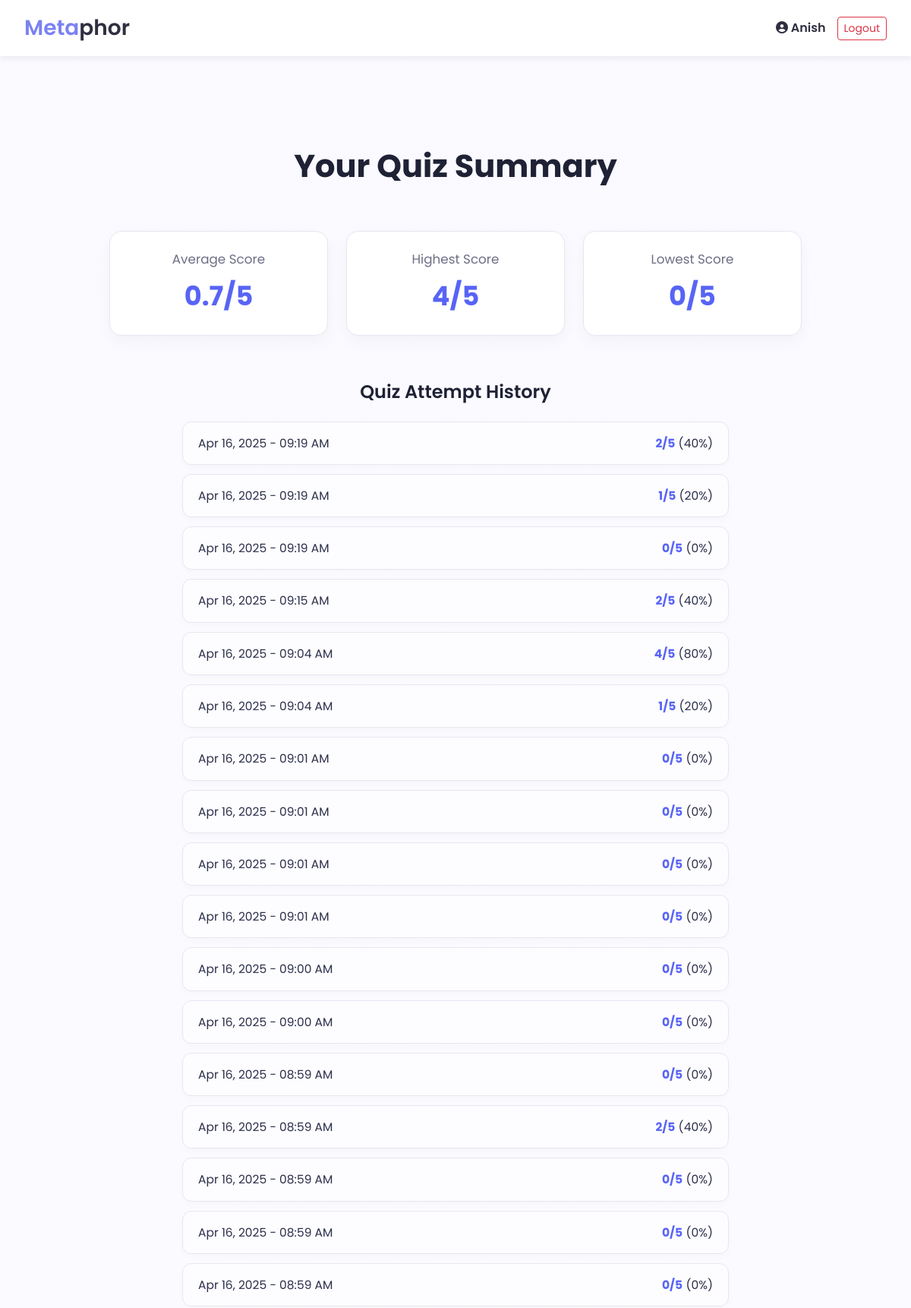
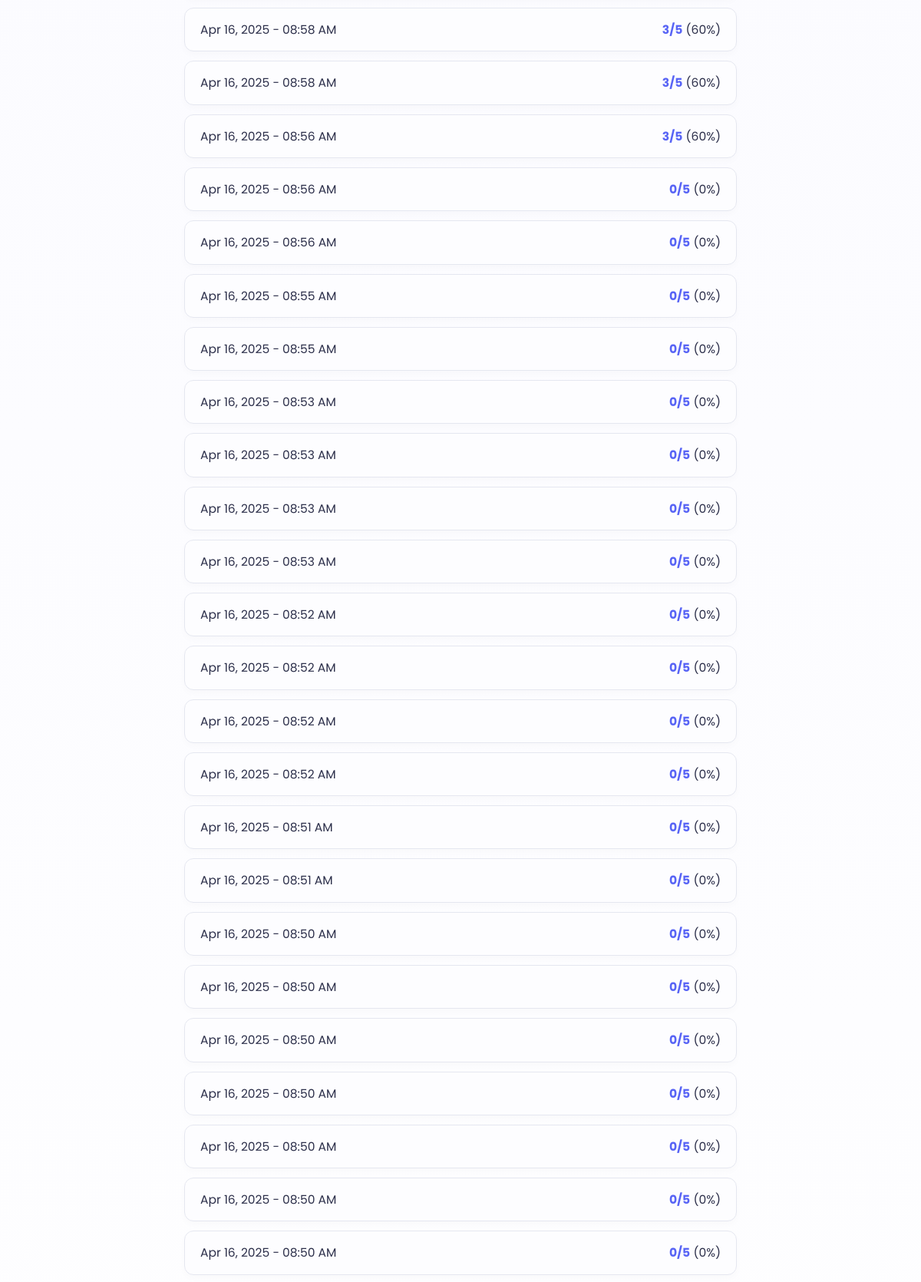
The page /my-results/ (signed in, upper part) on the database its author committed (2 pictures, top to bottom).
### quizapp/models.py (models this page shows, shortened)
class Result(models.Model):
    user = models.ForeignKey(User, on_delete=models.CASCADE)
    score = models.IntegerField()
    percentage = models.IntegerField()
    timestamp = models.DateTimeField(auto_now_add=True)

### quizapp/views.py (the view)
# urls.py: path('my-results/', views.my_results, name='my-results'),
@login_required
def my_results(request):
    results = Result.objects.filter(user=request.user).order_by('-timestamp')
    average = results.aggregate(Avg('score'))['score__avg'] or 0
    highest = results.aggregate(Max('score'))['score__max'] or 0
    lowest = results.aggregate(Min('score'))['score__min'] or 0
    return render(request, "quizapp/results_dashboard.html", {
        "results": results,
        "average": average,
        "highest": highest,
        "lowest": lowest
    })

### quizapp/templates/quizapp/results_dashboard.html (shortened to what this page needs)
{% extends "quizapp/base.html" %}
{% load tz %}
{% block content %}
<div class="results-container">
  <h2 class="results-heading">Your Quiz Summary</h2>
  <div class="stats-grid">
    <div class="stat-card">
      <div class="stat-label">Average Score</div>
      <div class="stat-value">{{ average|floatformat:1 }}/5</div>
    </div>
    <div class="stat-card">
      <div class="stat-label">Highest Score</div>
      <div class="stat-value">{{ highest }}/5</div>
    </div>
    <div class="stat-card">
      <div class="stat-label">Lowest Score</div>
      <div class="stat-value">{{ lowest }}/5</div>
    </div>
  </div>
  <div class="attempts-section">
    <h3 class="attempts-heading">Quiz Attempt History</h3>
    {% if results %}
      <ul class="attempt-list">
        {% for result in results %}
          <li class="attempt-item">
            <span>{{ result.timestamp|timezone:"America/Toronto"|date:"M d, Y - h:i A" }}</span>
            <span><strong>{{ result.score }}/5</strong> ({{ result.percentage }}%)</span>
          </li>
        {% endfor %}
      </ul>
    {% else %}
      <p class="no-data">No attempts recorded yet. Try taking a quiz to see your progress!</p>
    {% endif %}
  </div>
</div>
{% endblock %}

### quizapp/templates/quizapp/base.html (shortened to what this page needs)
<!DOCTYPE html>
<html lang="en">
<head>
  <link href="https://cdn.jsdelivr.net/npm/bootstrap@5.3.0/dist/css/bootstrap.min.css" rel="stylesheet">
  <link rel="stylesheet" href="https://cdnjs.cloudflare.com/ajax/libs/font-awesome/6.5.0/css/all.min.css">
</head>
<body>
  <header>
    <div class="logo" style="font-size: 28px; font-weight: 600;">
  <span style="color:#7a82f2;">Meta</span><span style="color:#2f2f41;">phor</span>
</div>
{% if user.is_authenticated %}
  <div class="user-actions">
    <span><i class="fas fa-user-circle"> </i> {{ user.username }}</span>
    <a href="{% url 'logout' %}" class="btn btn-sm btn-outline-danger">Logout</a>
  </div>
{% endif %}
  </header>
  <div class="content-wrapper">
    {% block content %}
    {% endblock %}
  </div>
</body>
</html>

### quizapp/templates/quizapp/base.html (style rules this page uses)
body { font-family: 'Poppins', sans-serif; background: linear-gradient(to bottom, #f9f9ff, #ffffff); margin: 0; padding: 0; }
header { background-color: white; padding: 1rem 2rem; display: flex; align-items: center; justify-content: space-between; box-shadow: 0 4px 6px rgba(0, 0, 0, 0.05); }
.logo { font-size: 1.5rem; font-weight: bold; color: #2f2f41; line spacing:3px; }
.user-actions { display: flex; align-items: center; gap: 15px; }
.user-actions span { font-weight: 600; color: #2f2f41; }
.content-wrapper { max-width: 1000px; margin: 0 auto; padding: 40px 20px; text-align: center; }
h1, h2, h4 { color: #2f2f41; font-weight: 600; }

### quizapp/templates/quizapp/results_dashboard.html (style rules this page uses)
.results-container { max-width: 960px; margin: 0 auto; padding: 80px 24px; font-family: 'Poppins', sans-serif; color: #2c2f4a; }
.results-heading { font-size: 2.6rem; font-weight: 700; text-align: center; margin-bottom: 60px; color: #1f2235; }
.stats-grid { display: flex; justify-content: space-between; gap: 24px; margin-bottom: 50px; flex-wrap: wrap; }
.stat-card { flex: 1; min-width: 240px; background: #ffffff; border: 1px solid #e5e7f0; border-radius: 16px; padding: 24px 28px; text-align: center; box-shadow: 0 8px 20px rgba(0, 0, 0, 0.035); transition: 0.3s ease; }
.stat-label { font-size: 1.05rem; color: #6c6f85; margin-bottom: 10px; }
.stat-value { font-size: 2.2rem; font-weight: 700; color: #5864f5; }
.attempts-section { margin-top: 60px; }
.attempts-heading { font-size: 1.5rem; font-weight: 600; margin-bottom: 24px; color: #1f2235; text-align: center; }
.attempt-list { list-style: none; padding: 0; max-width: 720px; margin: 0 auto; }
.attempt-item { display: flex; justify-content: space-between; background: #fdfdff; border: 1px solid #e5e7f0; padding: 16px 20px; margin-bottom: 12px; border-radius: 12px; font-size: 0.97rem; box-shadow: 0 4px 10px rgba(0, 0, 0, 0.02); }
.attempt-item strong { color: #5864f5; }

### rows shown on the page
Result: timestamp "Apr 16, 2025 - 09:19 AM", score "2", percentage "40"
Result: timestamp "Apr 16, 2025 - 09:19 AM", score "1", percentage "20"
Result: timestamp "Apr 16, 2025 - 09:19 AM", score "0", percentage "0"
Result: timestamp "Apr 16, 2025 - 09:15 AM", score "2", percentage "40"
Result: timestamp "Apr 16, 2025 - 09:04 AM", score "4", percentage "80"
Result: timestamp "Apr 16, 2025 - 09:04 AM", score "1", percentage "20"
Result: timestamp "Apr 16, 2025 - 09:01 AM", score "0", percentage "0"
Result: timestamp "Apr 16, 2025 - 09:01 AM", score "0", percentage "0"
Result: timestamp "Apr 16, 2025 - 09:01 AM", score "0", percentage "0"
Result: timestamp "Apr 16, 2025 - 09:01 AM", score "0", percentage "0"
Result: timestamp "Apr 16, 2025 - 09:00 AM", score "0", percentage "0"
Result: timestamp "Apr 16, 2025 - 09:00 AM", score "0", percentage "0"
Result: timestamp "Apr 16, 2025 - 08:59 AM", score "0", percentage "0"
Result: timestamp "Apr 16, 2025 - 08:59 AM", score "2", percentage "40"
Result: timestamp "Apr 16, 2025 - 08:59 AM", score "0", percentage "0"
Result: timestamp "Apr 16, 2025 - 08:59 AM", score "0", percentage "0"
Result: timestamp "Apr 16, 2025 - 08:59 AM", score "0", percentage "0"
Result: timestamp "Apr 16, 2025 - 08:58 AM", score "3", percentage "60"
Result: timestamp "Apr 16, 2025 - 08:58 AM", score "3", percentage "60"
Result: timestamp "Apr 16, 2025 - 08:56 AM", score "3", percentage "60"
Result: timestamp "Apr 16, 2025 - 08:56 AM", score "0", percentage "0"
Result: timestamp "Apr 16, 2025 - 08:56 AM", score "0", percentage "0"
Result: timestamp "Apr 16, 2025 - 08:55 AM", score "0", percentage "0"
Result: timestamp "Apr 16, 2025 - 08:55 AM", score "0", percentage "0"
Result: timestamp "Apr 16, 2025 - 08:53 AM", score "0", percentage "0"
Result: timestamp "Apr 16, 2025 - 08:53 AM", score "0", percentage "0"
Result: timestamp "Apr 16, 2025 - 08:53 AM", score "0", percentage "0"
Result: timestamp "Apr 16, 2025 - 08:53 AM", score "0", percentage "0"
Result: timestamp "Apr 16, 2025 - 08:52 AM", score "0", percentage "0"
Result: timestamp "Apr 16, 2025 - 08:52 AM", score "0", percentage "0"
Result: timestamp "Apr 16, 2025 - 08:52 AM", score "0", percentage "0"
Result: timestamp "Apr 16, 2025 - 08:52 AM", score "0", percentage "0"
Result: timestamp "Apr 16, 2025 - 08:51 AM", score "0", percentage "0"
Result: timestamp "Apr 16, 2025 - 08:51 AM", score "0", percentage "0"
Result: timestamp "Apr 16, 2025 - 08:50 AM", score "0", percentage "0"
Result: timestamp "Apr 16, 2025 - 08:50 AM", score "0", percentage "0"
Result: timestamp "Apr 16, 2025 - 08:50 AM", score "0", percentage "0"
Result: timestamp "Apr 16, 2025 - 08:50 AM", score "0", percentage "0"
Result: timestamp "Apr 16, 2025 - 08:50 AM", score "0", percentage "0"
Result: timestamp "Apr 16, 2025 - 08:50 AM", score "0", percentage "0"
Result: timestamp "Apr 16, 2025 - 08:50 AM", score "0", percentage "0"

### other values the page prints
{{ user.username }} "Anish"
{{ average|floatformat:1 }} "0.7"
{{ highest }} "4"
{{ lowest }} "0"
